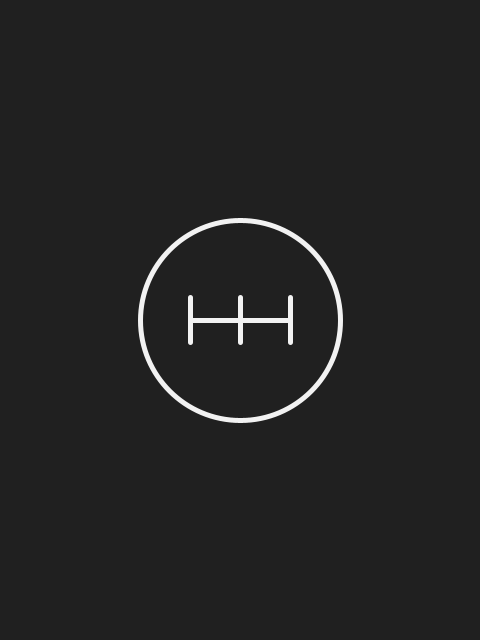
Frame 1 (no input)
Frame 2 (the mouse pressed at the canvas centre, redrawn once): identical to frame 1, image omitted

The Processing sketch that drew this single still picture (run headless with seeded random() and noise(); the mouse was pressed at the canvas centre and the sketch redrawn once):

// Processing sketch: the_fast_and_the_furious
// ── the_fast_and_the_furious.pde
// Manuale di Programmazione Cinematografica
// Daniele Olmisani, 2015

// The Fast and the Furious

final color PAPER = color(32);
final color INK = color(242);

final int SIZE = 200;

void setup() {
  size(480, 640);
  noLoop();
}

void draw() {
  
  float s1 = SIZE/40.0;
  float s2 = SIZE/4.0;
  float s3 = SIZE/8.8;
  
  translate(width/2.0, height/2.0);
  
  background(PAPER);
  
  noFill();
  
  stroke(INK);
  strokeWeight(s1);
  
  ellipse(0, 0, SIZE, SIZE);
  
  line(-s2,  0,  s2,   0);
  line(  0, s3,   0, -s3);
  line(-s2, s3, -s2, -s3);
  line( s2, s3,  s2, -s3);
  
  save("the-fast-and-the-furious.png");
}
